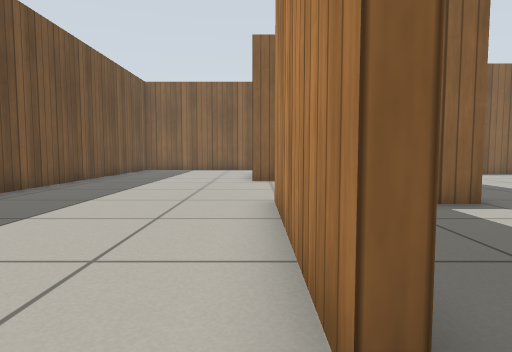
View 1 (above)

24 first-person views from a walk through a Gazebo world. The camera is 0.5 m above the floor, tilts 4° down and sees 75° across. The floor is counted in squares, 0.5 m on a side. Each view is taken from the middle of a square. On the plan, view 1 faces up. The plan holds only what a view shows up to about 12 squares ahead; the rest is blank. Gazebo's built-in surfaces are drawn with simple patterns. Simple shapes stand in for some stock models.

View 2
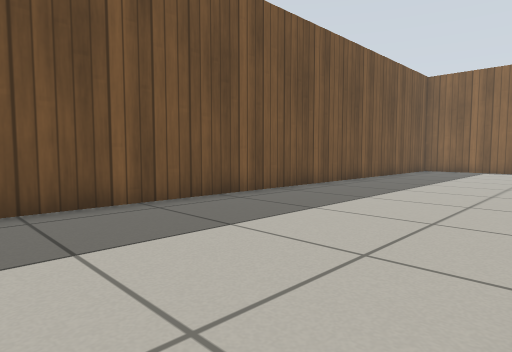

View 3
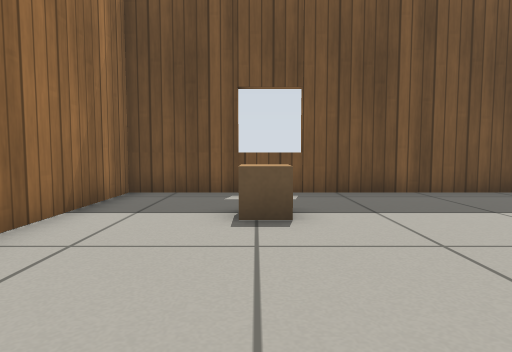

View 4
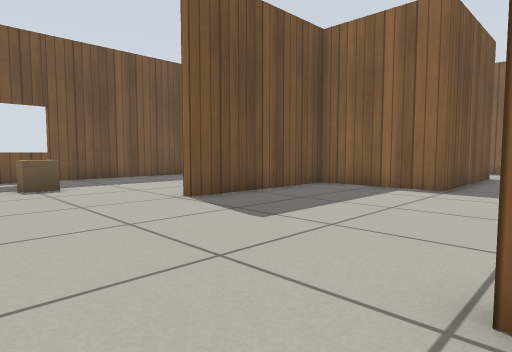

View 5
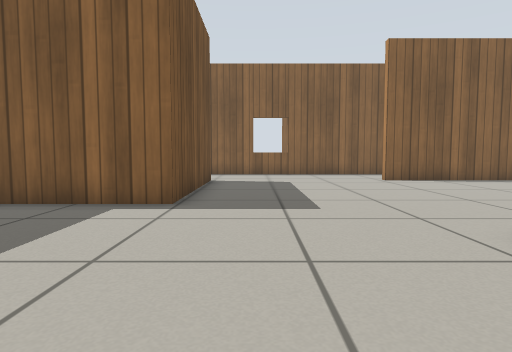

View 6
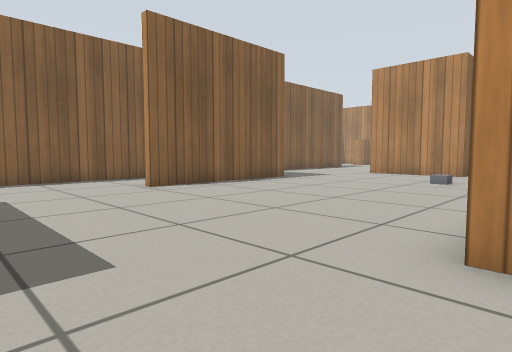

View 7
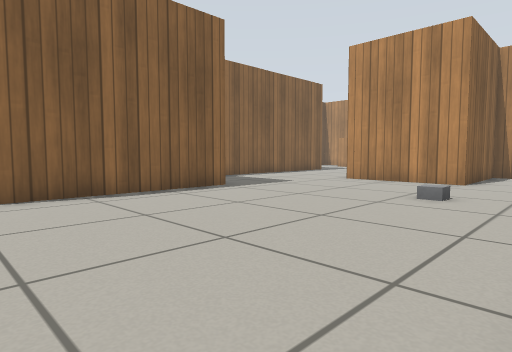

View 8
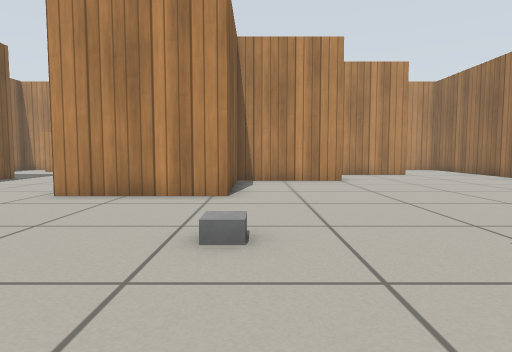

View 9
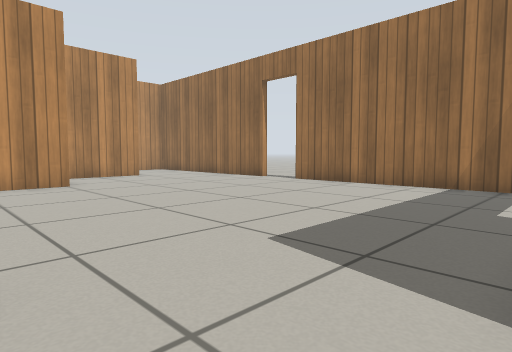

View 10
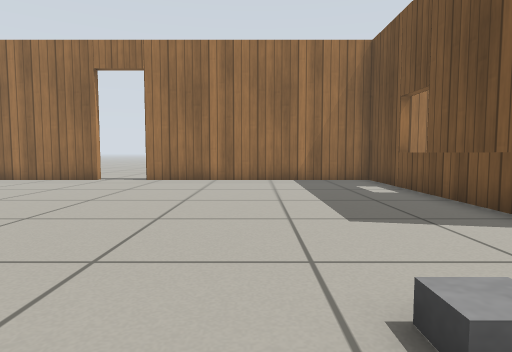

View 11
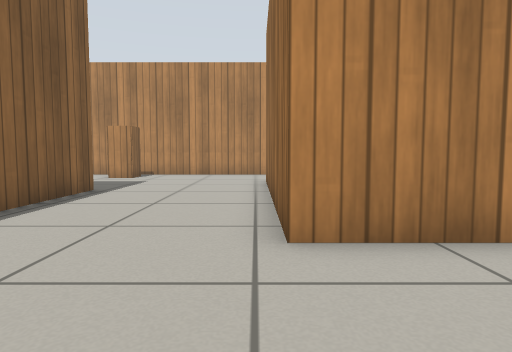

View 12
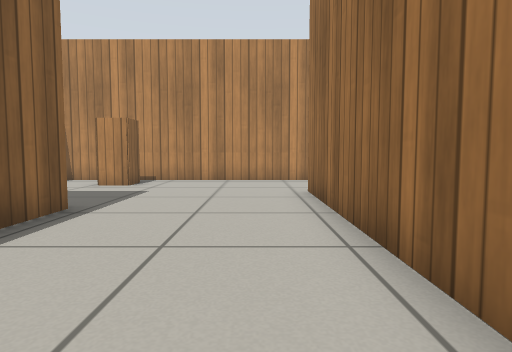

View 13
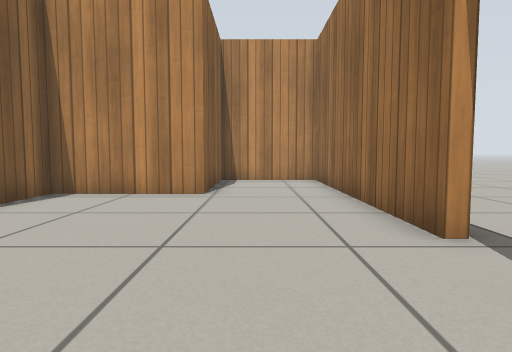

View 14
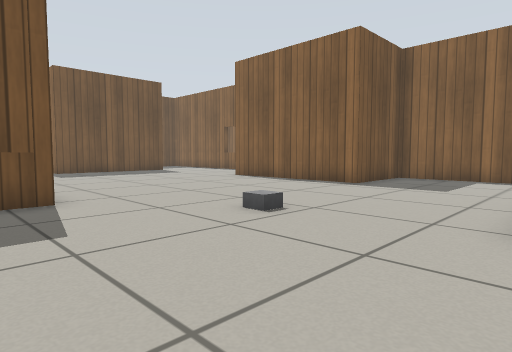

View 15
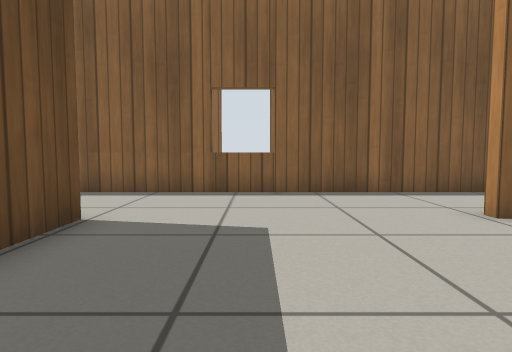

View 16
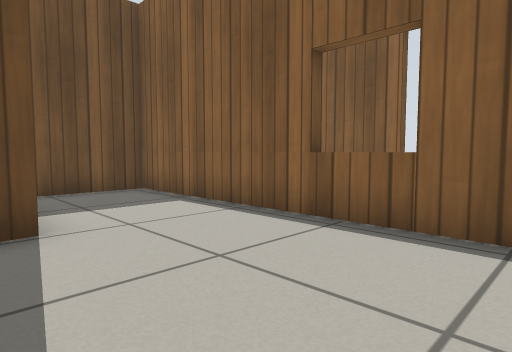

View 17
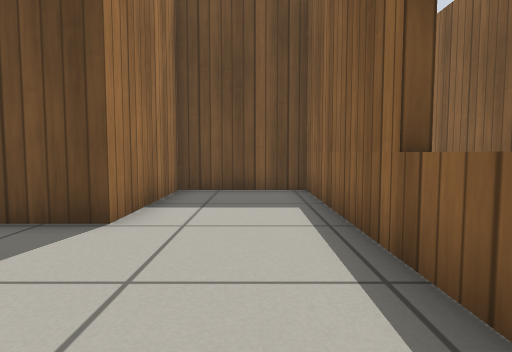

View 18
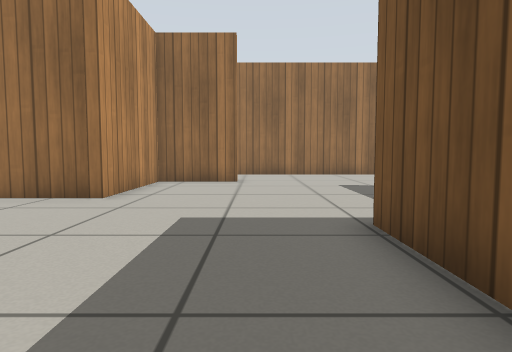

View 19
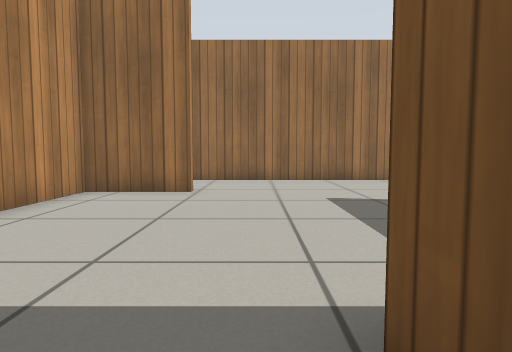

View 20
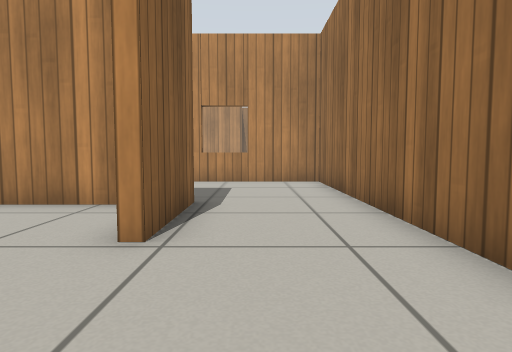

View 21
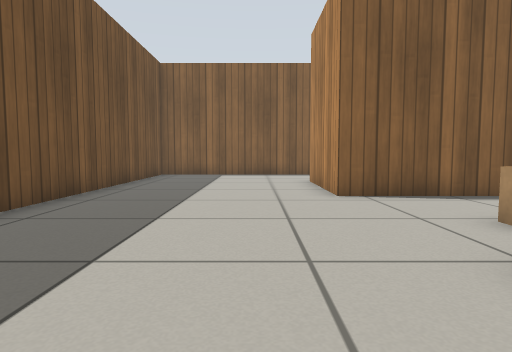

View 22
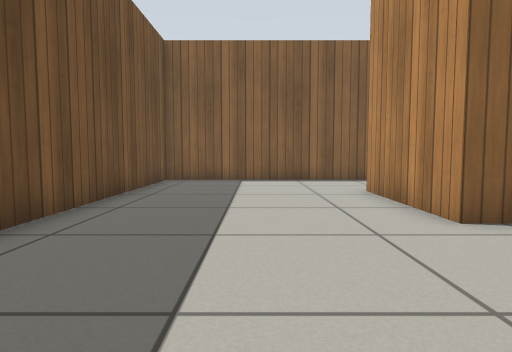

View 23
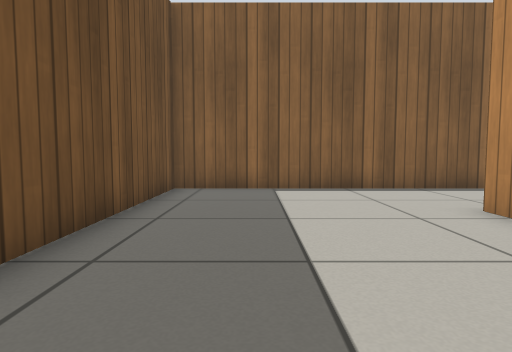

View 24
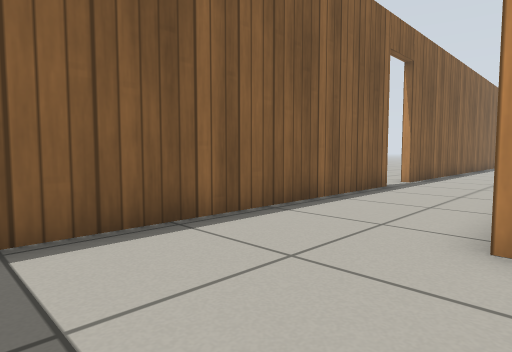

### Floor plan
Points are (right, up) in squares from view 1. A wall is a line through its corners. A room is listed if a view was taken in it or the views show most of it. See-through windows are left out.
Room 1 (views 1, 2, 21, 22, 23, 24)
walls: (3.9, 11.6) (-0.1, 11.6) (-0.1, 15.7); (5.9, 15.8) (5.9, 15.2); (5.9, 19.2) (-6.3, 19.2) (-6.3, -4.2) (-2, -4.2); (9.1, 19.2) (7.5, 19.2); (0.4, 1.1) (0.4, 6.7)
ways out: opening at (1, -1) to room 2; open door at (6.5, 19)
objects: cardboard box (-3, -1); cardboard box (2, 8) to (2, 9)
Room 2 (views 3, 5, 6, 7, 8, 9, 10, 11, 12, 13, 14, 15, 16, 17, 18, 19, 20)
walls: (14.9, 3.8) (14.9, -4.2) (23, -4.2); (16.7, 14) (16.7, 12) (10.6, 12); (25.8, 2.9) (25.8, 6.6) (21.6, 6.6) (21.6, 10.6) (29.8, 10.6); (20.2, 15.3) (18, 15.3); (12.9, 15.3) (0.2, 15.3) (0.2, 11.9) (4.4, 11.9) (4.4, 6.4) (0.7, 6.4) (0.7, 1.1); (6.7, -0.8) (6.7, -0.5) (9.4, -0.5) (9.4, 3.7) (11.6, 3.7); (24.8, -4.2) (33.1, -4.2) (33.1, -0.8) (29, -0.8) (29, 2.9) (27.4, 2.9); (27, 15.3) (23.5, 15.3); (33.1, 10) (33.1, 19); (0.1, -4.2) (5.6, -4.2)
ways out: opening at (1, -1) to room 1; opening at (6.5, -2.5) to room 3; opening at (31, 10); open door at (23.5, -4)
objects: grey box (18, 6); cabinet (31, 16) to (32, 17)
Room 3 (view 4)
walls: (9.8, -0.8) (6.7, -0.8); (5.6, -4.2) (14.6, -4.2) (14.6, 0.3)
ways out: opening at (6.5, -2.5) to room 2

Where each view was taken, in squares from view 1:
view 1: 0 up, 0 right, facing up
view 2: 0 up, 0 right, facing up-left
view 3: 1 down, 2 right, facing left
view 4: 3 down, 7 right, facing up-left
view 5: 0 up, 6 right, facing up
view 6: 3 up, 6 right, facing up-right
view 7: 4 up, 10 right, facing up-right
view 8: 6 up, 14 right, facing right
view 9: 6 up, 15 right, facing down-right
view 10: 8 up, 19 right, facing down
view 11: 11 up, 18 right, facing right
view 12: 12 up, 21 right, facing right
view 13: 2 down, 21 right, facing right
view 14: 2 up, 22 right, facing up-left
view 15: 7 up, 7 right, facing up
view 16: 11 up, 9 right, facing up-left
view 17: 14 up, 9 right, facing left
view 18: 11 up, 6 right, facing down
view 19: 8 up, 5 right, facing down
view 20: 2 down, 3 right, facing right
view 21: 4 up, 2 left, facing up
view 22: 7 up, 3 left, facing up
view 23: 10 up, 4 left, facing up
view 24: 15 up, 4 left, facing up-right
